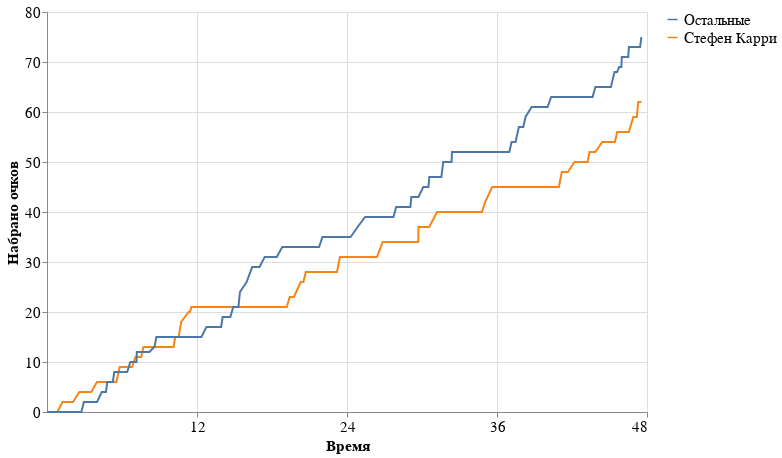

Notebook source saved alongside this figure:
### Code cell
def plot_points(line, player_name):
    rr = (line
          [['player_points', 'other_points']]
          .rename(columns={'player_points': player_name,
                           'other_points': 'Остальные'})
         .reset_index()
         .melt(id_vars='game_minute',  
               value_name='points')
         )
    tt = alt.Chart(rr, height=400, width=600)
    lines = (tt
             .mark_line(color='blue')
             .encode(x=alt.X('game_minute', title='Время', 
                             scale=alt.Scale(domain=(0, 48), clamp=True),
                             axis=alt.Axis(values=[12, 24, 36, 48], grid=True)
                            ), 
                     y=alt.Y('points', title='Набрано очков', 
                            ) ,
                     color=alt.Color('variable', title='')
                      )
            )


    return (
        (lines 

        )
        .configure_legend(labelFontSize=15)
        .configure_axis(
            labelFontSize=15,
            titleFontSize=15
        )
    )

plot_points(line_curry, player_name='Стефен Карри')

### Figure 1 — Vega-Lite specification as saved in the notebook (floating-point values rounded to 4 significant figures; data arrays with more than 128 entries replaced by an {"elided": "..."} marker saying what was removed)
{"config": {"view": {"continuousWidth": 400, "continuousHeight": 300}, "axis": {"labelFontSize": 15, "titleFontSize": 15}, "legend": {"labelFontSize": 15}}, "data": {"name": "data-7223d6185d458698e6e79a88ab1e8c2e"}, "mark": {"type": "line", "color": "blue"}, "encoding": {"color": {"type": "nominal", "field": "variable", "title": ""}, "x": {"type": "quantitative", "axis": {"grid": true, "values": [12, 24, 36, 48]}, "field": "game_minute", "scale": {"clamp": true, "domain": [0, 48]}, "title": "Время"}, "y": {"type": "quantitative", "field": "points", "title": "Набрано очков"}}, "height": 400, "width": 600, "$schema": "https://vega.github.io/schema/vega-lite/v4.8.1.json", "datasets": {"data-7223d6185d458698e6e79a88ab1e8c2e": {"elided": "402 records"}}}
